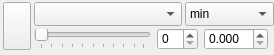
<?xml version="1.0" encoding="UTF-8"?>
<ui version="4.0">
 <class>row_filter_slider</class>
 <widget class="QWidget" name="row_filter_slider">
  <property name="styleSheet">
   <string notr="true">QPushButton#button_apply_element { text-align: center; }</string>
  </property>
  <property name="geometry">
   <rect>
    <x>0</x>
    <y>0</y>
    <width>274</width>
    <height>55</height>
   </rect>
  </property>
  <property name="sizePolicy">
   <sizepolicy hsizetype="Preferred" vsizetype="Preferred">
    <horstretch>0</horstretch>
    <verstretch>0</verstretch>
   </sizepolicy>
  </property>
  <property name="minimumSize">
   <size>
    <width>0</width>
    <height>0</height>
   </size>
  </property>
  <property name="maximumSize">
   <size>
    <width>16777215</width>
    <height>16777215</height>
   </size>
  </property>
  <layout class="QVBoxLayout" name="layout_vertical_layout">
   <property name="spacing">
    <number>0</number>
   </property>
   <property name="leftMargin">
    <number>3</number>
   </property>
   <property name="topMargin">
    <number>0</number>
   </property>
   <property name="rightMargin">
    <number>0</number>
   </property>
   <property name="bottomMargin">
    <number>3</number>
   </property>
   <item>
    <widget class="QWidget" name="panel_filter_rule" native="true">
     <layout class="QVBoxLayout" name="layout_vertical_layout_2">
      <property name="spacing">
       <number>0</number>
      </property>
      <property name="leftMargin">
       <number>0</number>
      </property>
      <property name="topMargin">
       <number>0</number>
      </property>
      <property name="rightMargin">
       <number>0</number>
      </property>
      <property name="bottomMargin">
       <number>0</number>
      </property>
      <item>
       <widget class="QWidget" name="panel_filter_rule_fields" native="true">
        <property name="autoFillBackground">
         <bool>false</bool>
        </property>
        <property name="styleSheet">
         <string notr="true"/>
        </property>
        <layout class="QGridLayout" name="layout_grid_layout" columnstretch="0,5,3">
         <property name="leftMargin">
          <number>0</number>
         </property>
         <property name="topMargin">
          <number>0</number>
         </property>
         <property name="rightMargin">
          <number>0</number>
         </property>
         <property name="bottomMargin">
          <number>0</number>
         </property>
         <property name="horizontalSpacing">
          <number>3</number>
         </property>
         <property name="verticalSpacing">
          <number>0</number>
         </property>
         <item row="0" column="0" rowspan="2">
          <widget class="QWidget" name="panel_filter_rule_slider" native="true">
           <property name="sizePolicy">
            <sizepolicy hsizetype="Preferred" vsizetype="Preferred">
             <horstretch>0</horstretch>
             <verstretch>0</verstretch>
            </sizepolicy>
           </property>
           <property name="minimumSize">
            <size>
             <width>0</width>
             <height>0</height>
            </size>
           </property>
           <property name="maximumSize">
            <size>
             <width>16777215</width>
             <height>16777215</height>
            </size>
           </property>
           <layout class="QVBoxLayout" name="layout_vertical_layout_3">
            <property name="spacing">
             <number>0</number>
            </property>
            <property name="leftMargin">
             <number>0</number>
            </property>
            <property name="topMargin">
             <number>0</number>
            </property>
            <property name="rightMargin">
             <number>0</number>
            </property>
            <property name="bottomMargin">
             <number>0</number>
            </property>
            <item>
             <widget class="QPushButton" name="button_apply_element">
              <property name="toolTip">
               <string>Start or pause this filter rule; in removal mode, remove it.</string>
              </property>
              <property name="sizePolicy">
               <sizepolicy hsizetype="Fixed" vsizetype="Expanding">
                <horstretch>0</horstretch>
                <verstretch>0</verstretch>
               </sizepolicy>
              </property>
              <property name="minimumSize">
               <size>
                <width>0</width>
                <height>0</height>
               </size>
              </property>
              <property name="maximumSize">
               <size>
                <width>28</width>
                <height>16777215</height>
               </size>
              </property>
              <property name="baseSize">
               <size>
                <width>0</width>
                <height>0</height>
               </size>
              </property>
              <property name="autoFillBackground">
               <bool>false</bool>
              </property>
              <property name="text">
               <string/>
              </property>
              <property name="icon">
               <iconset>
                <normaloff>../../shared/icons/material/animation_play.svg</normaloff>
                <normalon>../../shared/icons/material/animation_pause.svg</normalon>../../shared/icons/material/animation_play.svg</iconset>
              </property>
              <property name="iconSize">
               <size>
                <width>22</width>
                <height>22</height>
               </size>
              </property>
              <property name="checkable">
               <bool>true</bool>
              </property>
              <property name="checked">
               <bool>false</bool>
              </property>
              <property name="flat">
               <bool>false</bool>
              </property>
              <property name="iconName" stdset="0">
               <string>animation_play</string>
              </property>
             </widget>
            </item>
           </layout>
          </widget>
         </item>
         <item row="0" column="1">
          <widget class="QComboBox" name="combo_column">
           <property name="toolTip">
            <string>Choose the numeric metadata field to filter.</string>
           </property>
           <property name="sizePolicy">
            <sizepolicy hsizetype="Expanding" vsizetype="Fixed">
             <horstretch>0</horstretch>
             <verstretch>0</verstretch>
            </sizepolicy>
           </property>
           <property name="minimumSize">
            <size>
             <width>0</width>
             <height>0</height>
            </size>
           </property>
           <property name="sizeAdjustPolicy">
            <enum>QComboBox::SizeAdjustPolicy::AdjustToMinimumContentsLengthWithIcon</enum>
           </property>
           <property name="frame">
            <bool>true</bool>
           </property>
          </widget>
         </item>
         <item row="0" column="2">
          <widget class="QComboBox" name="combo_min_max">
           <property name="toolTip">
            <string>Match values at least the minimum, at most the maximum, or exactly at the threshold.</string>
           </property>
           <property name="sizePolicy">
            <sizepolicy hsizetype="Expanding" vsizetype="Fixed">
             <horstretch>0</horstretch>
             <verstretch>0</verstretch>
            </sizepolicy>
           </property>
           <property name="minimumSize">
            <size>
             <width>0</width>
             <height>0</height>
            </size>
           </property>
           <property name="sizeAdjustPolicy">
            <enum>QComboBox::SizeAdjustPolicy::AdjustToMinimumContentsLengthWithIcon</enum>
           </property>
           <item>
            <property name="text">
             <string>min</string>
            </property>
           </item>
           <item>
            <property name="text">
             <string>max</string>
            </property>
           </item>
           <item>
            <property name="text">
             <string>exact</string>
            </property>
           </item>
          </widget>
         </item>
         <item row="1" column="1" colspan="2">
          <widget class="QWidget" name="panel_filter_rule_value" native="true">
           <property name="sizePolicy">
            <sizepolicy hsizetype="Preferred" vsizetype="Fixed">
             <horstretch>0</horstretch>
             <verstretch>0</verstretch>
            </sizepolicy>
           </property>
           <layout class="QHBoxLayout" name="layout_horizontal_layout">
            <property name="spacing">
             <number>6</number>
            </property>
            <property name="leftMargin">
             <number>0</number>
            </property>
            <property name="topMargin">
             <number>0</number>
            </property>
            <property name="rightMargin">
             <number>6</number>
            </property>
            <property name="bottomMargin">
             <number>0</number>
            </property>
            <item>
             <widget class="QSlider" name="slider_filter_value">
              <property name="toolTip">
               <string>Adjust the numeric filter threshold.</string>
              </property>
              <property name="sizePolicy">
               <sizepolicy hsizetype="Expanding" vsizetype="Fixed">
                <horstretch>1</horstretch>
                <verstretch>0</verstretch>
               </sizepolicy>
              </property>
              <property name="orientation">
               <enum>Qt::Orientation::Horizontal</enum>
              </property>
              <property name="tickPosition">
               <enum>QSlider::TickPosition::TicksBelow</enum>
              </property>
             </widget>
            </item>
            <item>
             <widget class="QSpinBox" name="spin_filter_value">
              <property name="toolTip">
               <string>Enter the numeric filter threshold.</string>
              </property>
              <property name="sizePolicy">
               <sizepolicy hsizetype="Expanding" vsizetype="Fixed">
                <horstretch>0</horstretch>
                <verstretch>0</verstretch>
               </sizepolicy>
              </property>
              <property name="minimumSize">
               <size>
                <width>0</width>
                <height>0</height>
               </size>
              </property>
             </widget>
            </item>
            <item>
             <widget class="QDoubleSpinBox" name="spin_filter_value_double">
              <property name="toolTip">
               <string>Enter the numeric filter threshold.</string>
              </property>
              <property name="sizePolicy">
               <sizepolicy hsizetype="Expanding" vsizetype="Fixed">
                <horstretch>0</horstretch>
                <verstretch>0</verstretch>
               </sizepolicy>
              </property>
              <property name="minimumSize">
               <size>
                <width>0</width>
                <height>0</height>
               </size>
              </property>
              <property name="visible">
               <bool>false</bool>
              </property>
              <property name="decimals">
               <number>3</number>
              </property>
              <property name="singleStep">
               <double>0.100000000000000</double>
              </property>
             </widget>
            </item>
           </layout>
          </widget>
         </item>
        </layout>
       </widget>
      </item>
     </layout>
    </widget>
   </item>
  </layout>
 </widget>
 <resources/>
 <connections/>
</ui>
